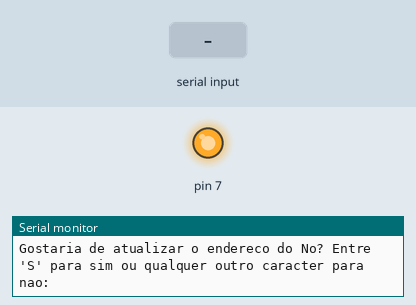
This sketch was run on a simulated Arduino Uno, built with avr-gcc and run on an emulated ATmega328P. On the bench: output pins drawn as LEDs (lit = HIGH), the last lines printed to the serial monitor. The inputs (shaded band) are chosen by the test bench. EEPROM starts erased; no radio packets arrive unless stated; pins used as bus, display or sensor lines are not drawn.

Above: at 1.0 s.
1.1 s: "90,45,200\n" received over Serial
At 1.6 s:
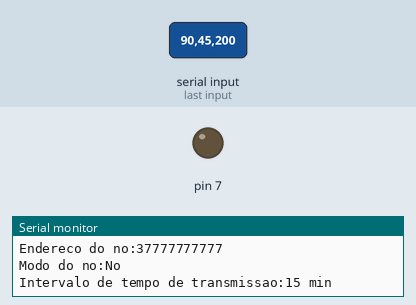
Timing chart, 0 to 4.1 s (numbered marks = the images above; inputs shaded):
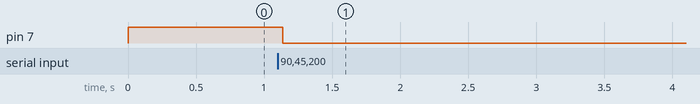

The sketch:

TCC_LDR.ino
```cpp
#include <RF24Network.h>
#include <RF24.h>
#include <SPI.h>
#include <EEPROM.h>


RF24 radio(9,10); //Cria o objeto Radio para se comunicar e controlar o nRF24l01
RF24Network network(radio); // Cria o objeto da rede para usar o mesh

int endNo; //endereço do nó
const uint16_t rXNode= 00; // endereço do cordenador , sempre 00
bool timer = true; // Usado enquanto modo roreador para determinar o tempo do intervalo
byte Modo;        //variaveis para envio na rede
byte tipo;
byte sIntervalo;
int portaLDR = A5; //Porta analógica utilizada pelo LDR
int leitura;         //Armazena informações sobre a leitura do sensor Hall
unsigned long ultimoE;
unsigned long intervaloT;
unsigned long intervaloI;


//Estrutura usada para criar e determinar as informçaões a ser transmitidas
//pelo pacote.Lembrando que quanto mais informações mais chance de erro na recepção.
//kept simple.
struct payload_t
{
  int nNo; //<- armazena o numero do nó
  byte Interval; //<- armazena o info1o de trasnmissão
  byte mmodo;//<- armazena o modo de trabalho do nó
  byte Tipo;// <- Armazena o tipo do sensor
  float info1; //<- armazena  a informação 1 do nó
  float info2; // <- armazena a informação 2 do nó
  };

void setup() {
  tipo = 01;
  pinMode(8, INPUT_PULLUP);
  pinMode(7,OUTPUT);
  ConfigurarNo();
  SPI.begin();//Inicia comunicação SPI
  radio.begin(); //inicia a comunicação de radio com o modulo
  network.begin(90,endNo);

}

void loop() {

  //Verifica a rede regularmente
   network.update();
   timer = transmitir();
      //esta na hora de transmitir?
  if(timer)
  {
    payload_t payload ={endNo,sIntervalo,Modo,tipo,LerLDR()}; //faz o pacote a ser transmitido
    RF24NetworkHeader header(rXNode); // monta o cabeçalho de rede
    if(network.write(header,&payload,sizeof(payload)))
    {
      digitalWrite(7,LOW);
     }
    else{
      PIND |= (1<<PIND7);
         }
    }

}

int LerLDR()//faz leitura do sensor Hall
{
  leitura = analogRead(portaLDR);
  return leitura ;
}

bool transmitir() //<----- Verifica se é tempo de transmitir
{
  intervaloI = millis();
  if( intervaloI - ultimoE >= intervaloT)
  {
    ultimoE = intervaloI;
    return true;
    }else
    {
      return false;
    }
}

//Função de configuração do nó de rede , nele será configurado o endereço e e o intervalo
//e o intervalo de transmissão , como o tipo do nó.
void ConfigurarNo()
{
  pinMode(8, INPUT_PULLUP);
  int valor;//variavel apra armazenar o endereço do nó(octal)
  byte cEnd = 128; //verifica se é a primeira vez que é executada a configuração
  byte tInterval;// determina o tempo de transmissão
  byte cmodo; // seta se eh router ou no
  String entra = F("Entre 'S' para sim ou qualquer outro caracter para nao: "); //Macro F() diz para o compilador guardar a string na memoria flash e nao na Sram
  String invalido = F("Entrada invalida,valor definido para: ");
  String gostaria = F("Gostaria de atualizar o ");

  //Testa se é a primeira vez que a configuração esta sendo executada  Se sim realiza a configuração
  //capturando as informações  que estão no eeprom e mostra no monitor serial.
  //Importante ressaltar que  para entra no modo configuração o botão tem que estar apertado ao ligar
  //o no´(router)

   Serial.begin(57600); //inicilaiza o monitor serial.
  if(EEPROM.get(0,cEnd) != 128 || !digitalRead(8) )
  {
    digitalWrite(7,HIGH);
    //Serial.begin(57600);
    Serial.println(F("Configuracoes gravadas no EEPROM"));
    Serial.print("Endereco do no  :  ");
    Serial.println(EEPROM.get(1,valor),OCT);
    Serial.print("Intervalo de Transmissao : ");
    Serial.println(pegaIntervalo());
    Serial.print("Modo: ");
    Serial.println(pegaModo());
    //Dá as opções de configurações ao usuario
    Serial.print(gostaria);
    Serial.print("endereco do No? ");
    Serial.println(entra);
    if(pegaResposta())
    {
      Serial.println(F("entre o endereco para ser armazenado na EEPROM"));
      while(!Serial.available()){}
      valor = Serial.parseInt();
      if(valor >=0){EEPROM.put(1,valor);}
      else{
        Serial.print(invalido);
        Serial.println("01");
        valor = 01;
        EEPROM.put(1,valor);
      }
     }
    Serial.print(gostaria);
    Serial.print("intervalo de trasmissao ");
    Serial.println(entra);
    if(pegaResposta())
    {
      Serial.println(F("Entre: 0 para 2 seg, 1 para 1 min , 2 para 10 min e 3 para 15 min"));
      while(!Serial.available()){}
      sIntervalo = Serial.parseInt();
      if(sIntervalo >=0 || sIntervalo <4)
      {
       EEPROM.put(7,sIntervalo);
      }
      else
      {
        Serial.print(invalido);
        Serial.println("3");
        sIntervalo = 3;
        EEPROM.put(7,sIntervalo);
       }
       }
      Serial.print(gostaria);
      Serial.println(F(" o modo? "));
      Serial.println(entra);
      if(pegaResposta()){
        Serial.println(F("Entre O para modo No ou 1 para modo Router"));
        while(!Serial.available()){}
        cmodo = Serial.parseInt();
          if(cmodo ==0 || cmodo == 1)
            {
              EEPROM.put(3,cmodo);
           }
           else{
                Serial.print(invalido);
                Serial.println("0");
                cmodo =0;
                EEPROM.put(3,cmodo);
           }
      }
  }
  CapturaValoresEEPROM();//caso a  encontre o  valor 128 no campo 0 da EEPROM realiza a busca e grava
  //nas variaveis globais
  Serial.print("Endereco do no:");
  Serial.println(endNo,OCT);
  Serial.print("Modo do no:");
  Serial.println(pegaModo());
  Serial.print("Intervalo de tempo de transmissao:");
  Serial.println(pegaIntervalo());
  cEnd = 128; // Coloca o valor "128" no EEPROM para mostrar que a configuração foi feita ao menos uma vez
  EEPROM.put(0,cEnd);
  digitalWrite(7,LOW); //desliga o led de configuração
  Serial.end();//finaliza a comunicação serial, talvez reative em testes

}
void CapturaValoresEEPROM() {
  EEPROM.get(1,endNo);
  EEPROM.get(3,Modo);
  EEPROM.get(7,sIntervalo);
 }
String pegaIntervalo() {
  byte i;
  String m = " min";
  EEPROM.get(7,i);
  if(i==0) {
    intervaloT = 2000;
    return "2 seg";
  }
  else if (i==1) {
    intervaloT = 60000;
    return ("1"+m);
  }
  else if (i==2) {
    intervaloT = 600000;
    return ("10"+m);
  }
  else {
     EEPROM.put(7,i);
     intervaloT = 900000;
    return ("15"+m);
  }
}
String pegaModo() {
  byte m;
  EEPROM.get(3,m);
  if(m==1) {
    return "Router";
  }
  else {
    m = 0;
    EEPROM.put(3,m);
    return "No";
  }
}
bool pegaResposta() {
   while (!Serial.available()) { }
   if(Serial.read() == 'S' || Serial.read() == 's') return true;
   else return false;
}
```

Measured:
- after the input at 1.1 s, pin 7: HIGH → LOW at once
